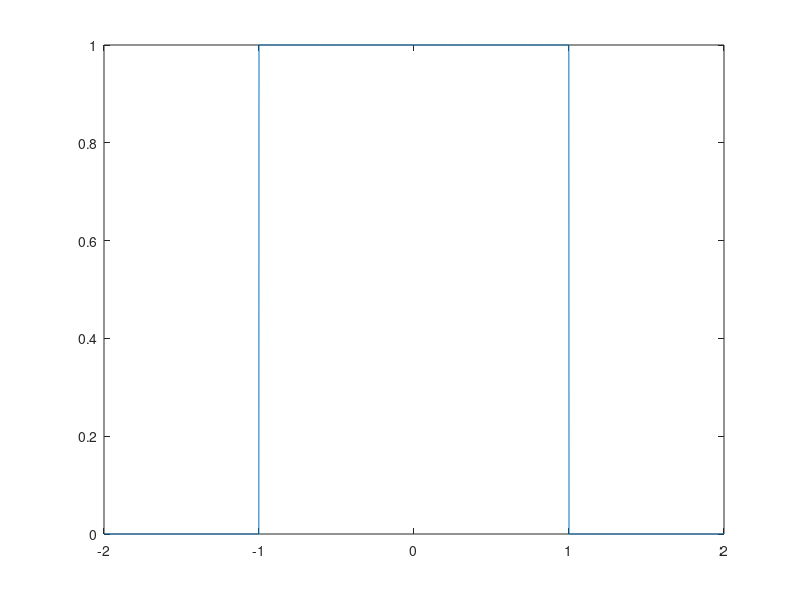
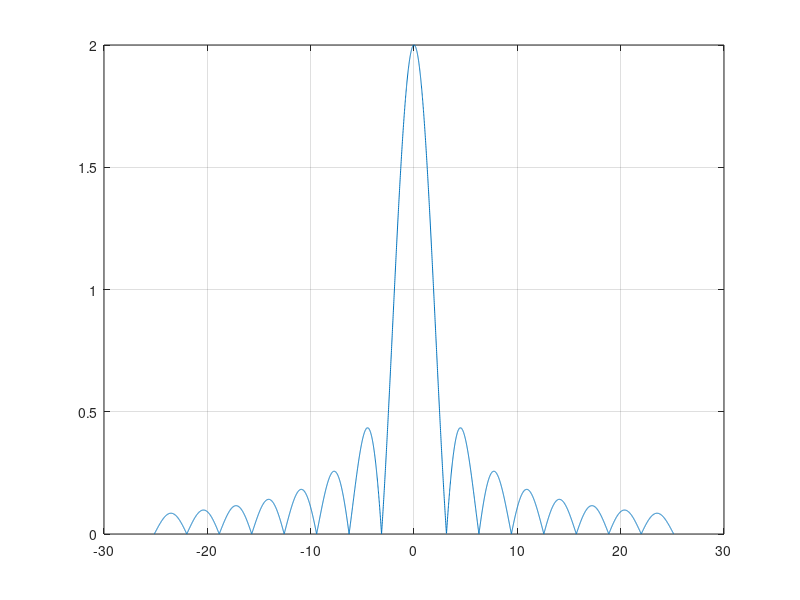

MATLAB code to generate these figures, in order:
%% For a simple box function on the interval -2 to +2, compute the Fourier transform integral using trapz command

clc
clear all
close all
t = -2:0.001:2;
xct = (t>=-1)-(t>=1); %rectangular pulse
plot(t,xct);
figure;
w = -8*pi:0.01:8*pi;
for i =1:length(w)
    xcw(i) = trapz(t,xct.*exp(-1i*w(i).*t));
end
plot(w,abs(xcw));
grid on;
